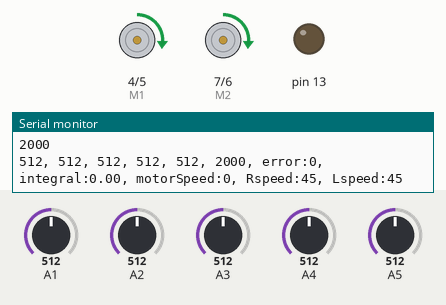
Bench run of a sketch on a simulated Arduino Uno, built with avr-gcc and run on an emulated ATmega328P. On the bench: direction and speed pins drawn as motors (green arrow = direction pin HIGH = forward, orange = LOW = backward, longer = more drive), output pins drawn as LEDs (lit = HIGH), the last lines printed to the serial monitor. Inputs (shaded band) come from the test bench; at power-on: A1 = 512, A5 = 512, A4 = 512, A2 = 512, A3 = 512.

Above: at 10.7 s.
10.8 s: A1 set to 716
At 11.4 s:
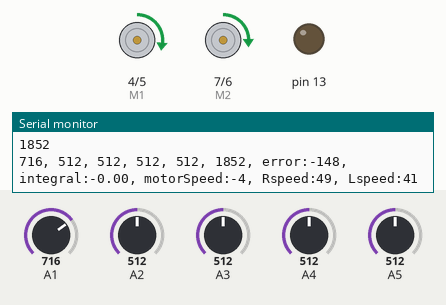
12.5 s: A5 set to 716
At 13.9 s:
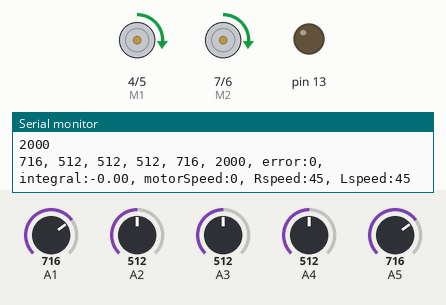
14.2 s: A4 set to 30
At 14.38 s:
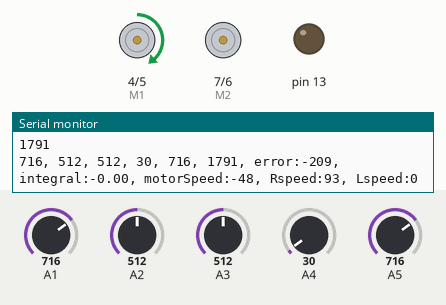
15.9 s: A5 set to 748
At 17.3 s:
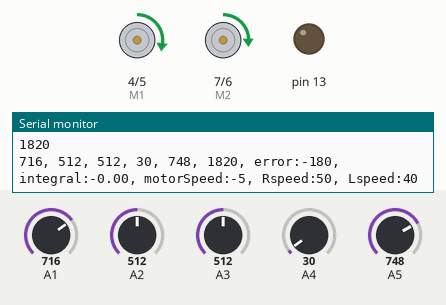
18.9 s: A1 set to 306
At 19.15 s:
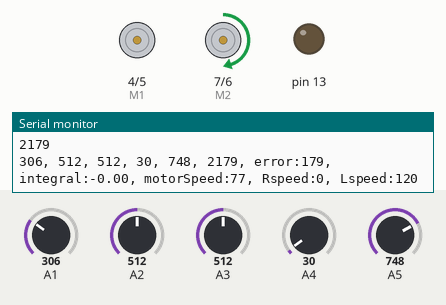
20.7 s: A2 set to 716
At 21.3 s:
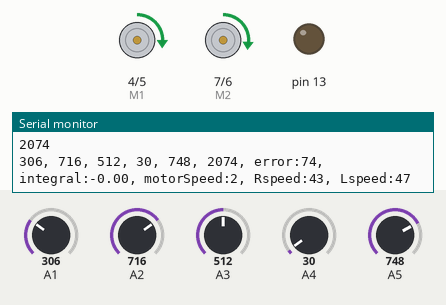
Timing chart, 0 to 23.7 s (numbered marks = the images above; inputs shaded):
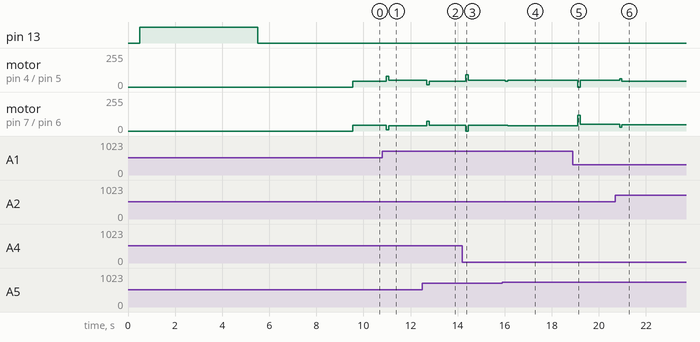

The sketch:

linefollower.ino
```cpp
#include <QTRSensors.h>


//Standard PWM DC control
int E1 = 5;     //M1 Speed Control
int E2 = 6;     //M2 Speed Control
int M1 = 4;    //M1 Direction Control
int M2 = 7;    //M1 Direction Control

#define Kp 0.03
#define Ki 0.0000001
#define Kd 0.2 // Kp < Kd, 1 min 50s with new modded model!!
#define rightMaxSpeed 120 // max capped speed of the robot
#define leftMaxSpeed 120 // max capped speed of the robot
#define rightBaseSpeed 45 // basic speed when on the line
#define leftBaseSpeed 45  // basic speed when on the line
#define TIMEOUT       2500  // waits for 2500 us for sensor outputs to go low
#define EMITTER_PIN   2     // emitter is controlled by digital pin 2

#define NUM_SENSORS             5  // number of sensors used
#define NUM_SAMPLES_PER_SENSOR  4  // average 4 analog samples per sensor reading
//#define EMITTER_PIN             2  // emitter is controlled by digital pin 2
// sensors 0 through 5 are connected to analog inputs 0 through 5, respectively
QTRSensorsAnalog qtra((unsigned char[]) {
  1, 2, 3, 4, 5
},
NUM_SENSORS, NUM_SAMPLES_PER_SENSOR);
unsigned int sensorValues[NUM_SENSORS];


void setup()
{

  pinMode(M1, OUTPUT);
  pinMode(E1, OUTPUT);
  pinMode(M2, OUTPUT);
  pinMode(E2, OUTPUT);

//CALIBRATION CODE
  delay(500);
  pinMode(13, OUTPUT);
  digitalWrite(13, HIGH);    // turn on Arduino's LED to indicate we are in calibration mode
  for (int i = 0; i < 200; i++)  // make the calibration take about 10 seconds
  {
    qtra.calibrate();       // reads all sensors 10 times at 2.5 ms per six sensors (i.e. ~25 ms per call)
  }
  digitalWrite(13, LOW);     // turn off Arduino's LED to indicate we are through with calibration

  // print the calibration minimum values measured when emitters were on
  Serial.begin(9600);
  for (int i = 0; i < NUM_SENSORS; i++)
  {
    Serial.print(qtra.calibratedMinimumOn[i]);
    Serial.print(' ');
  }
  Serial.println();

  // print the calibration maximum values measured when emitters were on
  for (int i = 0; i < NUM_SENSORS; i++)
  {
    Serial.print(qtra.calibratedMaximumOn[i]);
    Serial.print(' ');
  }
  Serial.println();
  Serial.println();
  delay(1000);
  //END CALIBRATION CODE

  //wait();
  delay(3000); // position the bot
}

int lastError = 0;
long integral = 0;

void loop()
{
  unsigned int sensors[5];
  int position = qtra.readLine(sensors);
  Serial.println(position);
  //Serial.print(analogRead(A0));
  //Serial.print(", ");
  Serial.print(analogRead(A1));
  Serial.print(", ");
  Serial.print(analogRead(A2));
  Serial.print(", ");
  Serial.print(analogRead(A3));
  Serial.print(", ");
  Serial.print(analogRead(A4));
  Serial.print(", ");
  Serial.print(analogRead(A5));
  Serial.print(", ");
  Serial.print(position);
  int error = position - 2000;
  Serial.print(", error:");
  Serial.print(error);
  integral += error;
  Serial.print(",  integral:");
  Serial.print(Ki*integral);
  int motorSpeed = Kp * error +  (Ki * integral) + Kd * (error - lastError);
  lastError = error;
  Serial.print(", motorSpeed:");
  Serial.print(motorSpeed);

  int rightMotorSpeed = rightBaseSpeed - motorSpeed;
  int leftMotorSpeed = leftBaseSpeed + motorSpeed;


  if (rightMotorSpeed > rightMaxSpeed ) rightMotorSpeed = rightMaxSpeed; // prevent the motor from going beyond max speed
  if (leftMotorSpeed > leftMaxSpeed ) leftMotorSpeed = leftMaxSpeed; // prevent the motor from going beyond max speed
  if (rightMotorSpeed < 0) rightMotorSpeed = 0; // keep the motor speed positive
  if (leftMotorSpeed < 0) leftMotorSpeed = 0; // keep the motor speed positive

  {
    Serial.print(", Rspeed:");
    Serial.print(rightMotorSpeed);
    Serial.print(", Lspeed:");
    Serial.println(leftMotorSpeed);
    //  digitalWrite(motorPower, HIGH); // move forward with appropriate speeds
    //  digitalWrite(M1, HIGH);
    //  digitalWrite(rightMotor2, LOW);
    digitalWrite(M1, HIGH);
    analogWrite(E1, rightMotorSpeed);
    //  digitalWrite(motorPower, HIGH);
    //  digitalWrite(M2, HIGH);
    //  digitalWrite(leftMotor2, LOW);
    digitalWrite(M2, HIGH);
    analogWrite(E2, leftMotorSpeed);
  }
}

/*
void wait() {
  // digitalWrite(motorPower, LOW);
  analogWrite(E1, 0);
  analogWrite(E2, 0);

}
*/
```

Measured:
- the behaviour switches between 740 and 741 on A5 (found by bisection; images 3 and 4)
- after the input at 10.8 s, motor on pin 4 (M1) / pin 5 (E1): forward 45/255 → forward 79/255 after 0.17 s, → forward 49/255 0.11 s later; motor on pin 7 (M2) / pin 6 (E2): forward 45/255 → forward 11/255 after 0.17 s, → forward 41/255 0.11 s later
- after the input at 12.5 s, motor on pin 4 (M1) / pin 5 (E1): forward 49/255 → forward 16/255 after 0.19 s, → forward 45/255 0.10 s later; motor on pin 7 (M2) / pin 6 (E2): forward 41/255 → forward 74/255 after 0.19 s, → forward 45/255 0.10 s later
- after the input at 14.2 s, motor on pin 4 (M1) / pin 5 (E1): forward 45/255 → forward 93/255 after 0.14 s, → forward 51/255 0.11 s later; motor on pin 7 (M2) / pin 6 (E2): forward 45/255 → stopped after 0.14 s, → forward 45/255 0.11 s later
- after the input at 15.9 s, motor on pin 4 (M1) / pin 5 (E1): forward 51/255 → forward 45/255 after 0.13 s, → forward 50/255 0.11 s later; motor on pin 7 (M2) / pin 6 (E2): forward 45/255 → forward 40/255 after 0.24 s
- after the input at 18.9 s, motor on pin 4 (M1) / pin 5 (E1): forward 50/255 → stopped after 0.21 s, → forward 50/255 0.10 s later; motor on pin 7 (M2) / pin 6 (E2): forward 40/255 → forward 120/255 after 0.21 s, → forward 50/255 0.10 s later
- after the input at 20.7 s, motor on pin 4 (M1) / pin 5 (E1): forward 50/255 → forward 63/255 after 0.18 s, → forward 43/255 0.10 s later; motor on pin 7 (M2) / pin 6 (E2): forward 50/255 → forward 27/255 after 0.18 s, → forward 47/255 0.10 s later
